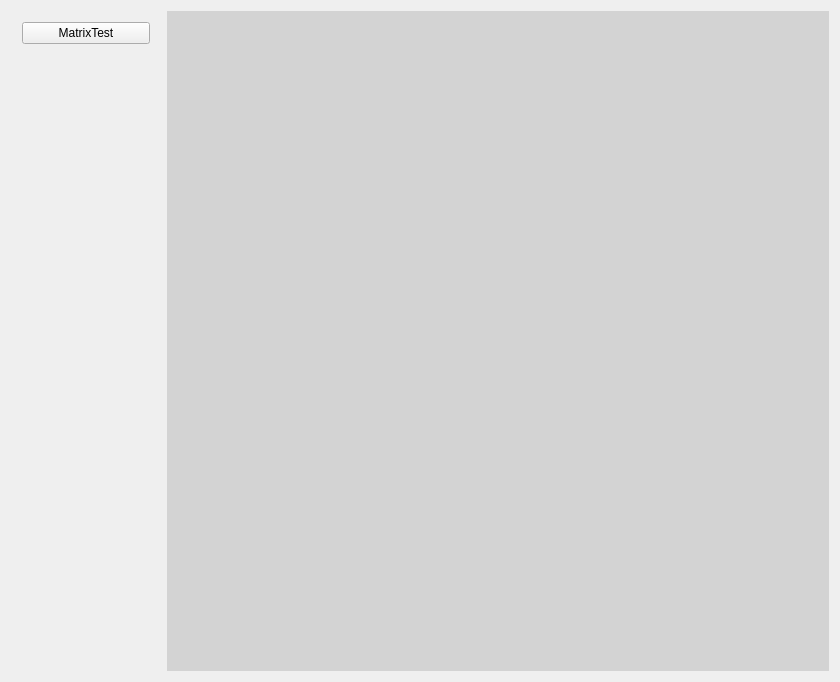
<?xml version="1.0" encoding="UTF-8"?>
<ui version="4.0">
 <class>CMainWidget</class>
 <widget class="QWidget" name="CMainWidget">
  <property name="geometry">
   <rect>
    <x>0</x>
    <y>0</y>
    <width>840</width>
    <height>682</height>
   </rect>
  </property>
  <property name="windowTitle">
   <string>CMainWidget</string>
  </property>
  <layout class="QHBoxLayout" name="horizontalLayout">
   <item>
    <widget class="QWidget" name="widget" native="true">
     <property name="minimumSize">
      <size>
       <width>150</width>
       <height>0</height>
      </size>
     </property>
     <property name="styleSheet">
      <string notr="true">a</string>
     </property>
     <layout class="QVBoxLayout" name="verticalLayout">
      <item>
       <widget class="QPushButton" name="pushButtonMatrixTestWidget">
        <property name="minimumSize">
         <size>
          <width>0</width>
          <height>0</height>
         </size>
        </property>
        <property name="text">
         <string>MatrixTest</string>
        </property>
       </widget>
      </item>
      <item>
       <spacer name="verticalSpacer">
        <property name="orientation">
         <enum>Qt::Vertical</enum>
        </property>
        <property name="sizeHint" stdset="0">
         <size>
          <width>20</width>
          <height>40</height>
         </size>
        </property>
       </spacer>
      </item>
     </layout>
    </widget>
   </item>
   <item>
    <widget class="QStackedWidget" name="stackedWidget">
     <property name="styleSheet">
      <string notr="true">background-color: lightgray</string>
     </property>
     <widget class="QWidget" name="page"/>
     <widget class="QWidget" name="page_2"/>
    </widget>
   </item>
  </layout>
 </widget>
 <layoutdefault spacing="6" margin="11"/>
 <resources/>
 <connections/>
</ui>
